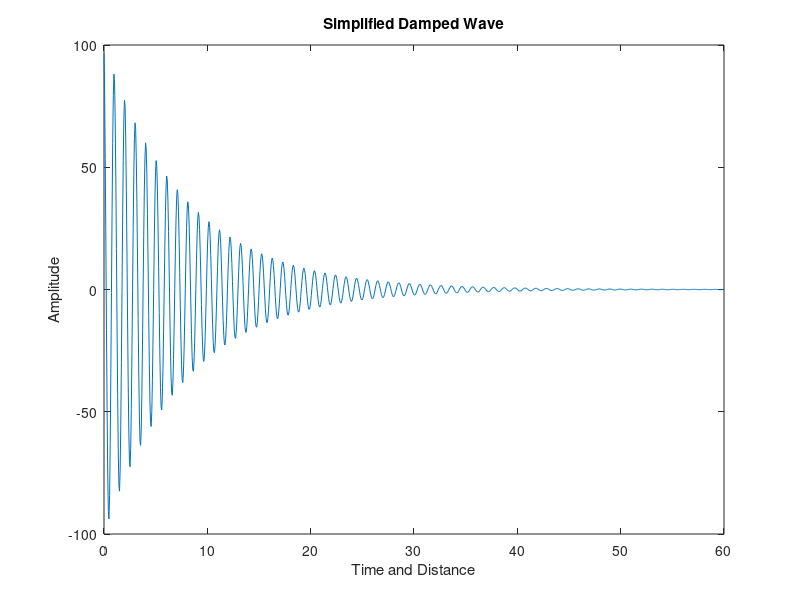

MATLAB code to generate this figure:
%Plane-wave modeling for 1kHz magnetic field wave.
%BPSK should be added later; how will that play a part?
%analyze vector part later, also include sketch of what this looks like
%(christmas tree)

zz = linspace(0,10,100);
tt = linspace(0,1000,10000);
mm = linspace(0,60,1000);
H = zeros(length(zz),length(tt));
mag = 100;
B = zeros(1,length(zz));
for n=1:length(zz)
    for m=1:length(tt)
    H(n,m) = mag * exp(-.126*zz(n)) * cos(pi*2e3*tt(m) - .126*zz(n) + pi/12);
    end
end
for n=1:length(mm)
   B(n) = mag * exp(-.126*mm(n)) * cos(pi*2e3*mm(n) - .126*mm(n) + pi/12);
end

%{
surf(H,'edgecolor', 'none');
title("H-Field Plane Wave as a function of distance and time")
xlabel("Time (sec)");
ylabel("distance from source (z)");
zlabel("Amplitude");
%}

plot(mm,B)
title("Simplified Damped Wave")
xlabel("Time and Distance")
ylabel("Amplitude")
